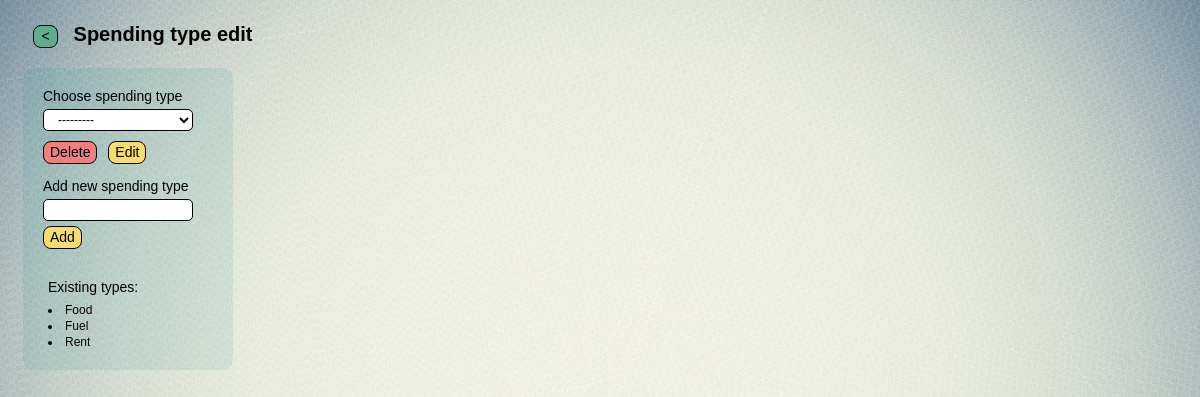
Page /finance/home_wlt/4/add_spending_type/ on the committed database.
### finance/models.py (models this page shows)
class Spending_type(models.Model):
    name = models.CharField(max_length=30, db_index=True, unique=True,  verbose_name ='spending type')
    def __str__(self):
        return self.name
    class Meta:
        verbose_name = 'spending type'
        verbose_name_plural = 'spending types'
        ordering = ['name']

### finance/views.py (the view, shortened to what this page needs)
# urls.py: path('home_wlt/<int:w_pk>/add_spending_type/', add_spending_type, name='add_spending_type'),
def add_spending_type(request, w_pk):#_________________________________________add_spending_type
    current_wlt = get_object_or_404(Wallet, pk=w_pk)
    message = None
    form = Form_add_spending_type(request.POST or None, prefix="form")
    return render(request, 'finance/tmplt_add_spending_type.html', {
        'form': form,
        'w_pk': w_pk,
        'current_wlt': current_wlt,
        'message': message
    })

### finance/forms.py
class Form_add_spending_type(forms.Form):#______________________________________________Form_add_spending_type
    choices = forms.ModelChoiceField(
        queryset=Spending_type.objects.all(),
        required=False,
        label="Choose spending type",
        widget=forms.Select(attrs={'style': 'width: 150px;'}))
    new_value = forms.CharField(
        max_length=255,
        required=False,
        label="Add new spending type",
        widget=forms.TextInput(attrs={'style': 'width: 150px;'}))

### finance/templates/finance/tmplt_add_spending_type.html (shortened to what this page needs)
{% extends 'layout/basic.html' %}
{% load static %}
{% block header %}
    <h1>
        {% if request.GET.choice %}
            <button class="btn nav_btn btn_green"
                    onclick="location.href='{% url 'home_wlt' current_wlt.pk %}calendar/?{% for key, value in request.GET.items %}{{ key }}={{ value }}&{% endfor %}'">
                < </button>
        {% else %}
            <button class="btn nav_btn btn_green" onclick="location.href='{% url 'home_wlt' w_pk %}'"> < </button>
        {% endif %}
        Spending type edit
    </h1>
{% endblock %}
{% block left_side %}
    <div class="container_dark">
        <form method="POST">
            <label>{{ form.choices.label }}</label><br>
            <div style="margin:5px 10px 10px 0px;">
                {{ form.choices }}
            </div>
             <div>
                <button class="btn nav_btn btn_red" type="submit" name="delete">Delete</button>
                <button class="btn nav_btn " type="submit" name="edit">Edit</button>
             </div>
            <label>{{ form.new_value.label }}</label><br>
             <div style="margin:5px 10px 10px 0px;">
                {{ form.new_value }}
             </div>
            <div>
                <button class="btn nav_btn" type="submit" name="add">Add</button>
            </div>
        </form>
        {% if form.choices.field.queryset.exists %}
            <p class="msg">Existing types:</p>
            {% for spending in form.choices.field.queryset %}
                <li class="types_lst">{{ spending }}</li>
            {% endfor %}
        {% endif %}
    </div>
{% endblock %}

### finance/static/finance/style.css (style rules this page uses)
body { background-image: url('bg_v2.jpg'); background-size: cover; background-repeat: no-repeat; background-position: center; font-family: Arial, sans-serif; text-decoration: none; color: black; appearance: none; -webkit-appearance: none; -moz-appearance: none; }
h1 { font-size: 20px; font-weight: bold; margin: 15px 30px 0px 15px; }
.btn { border: 1px solid black; line-height: 1.1; cursor: pointer; transition: transform 0.2s; text-decoration: none; word-wrap: break-word; text-align: center; border-radius: 8px; }
.nav_btn { background-color: rgb(247, 220, 111); width: fit-content; min-width: 25px; height: 23px; margin: 0px 7px 0px 0px; font-size: 14px; }
.btn_red { background-color: #f08080; }
.btn_green { background-color: rgb(98, 171, 143); margin: 10px 10px 10px 10px }
.container_dark { margin: 10px; padding:10px; background-color: rgba(0, 139, 139, 0.1); border-radius: 10px; }
form { font-size: 14px; padding: 10px 10px 15px 10px; margin: 0px 0px 0px 0px; }
input[type="text"], [type="number"], textarea { padding: 0px 5px 0px 10px; height: 22px; width: 100px; margin: 0px 10px -5px 0px; border: 1px solid black; font-size: 12px; border-radius: 5px; }
select { font-size: 12px; padding: 2px 10px 2px 10px; margin: 0px 5px 0px 0px; background-color: white; border: 0.5px solid black; cursor: pointer; border-radius: 5px; height: 22px; }
.msg { margin: 15px; font-size: 14px; }
.types_lst { margin: 15px; font-size: 12px; line-height: 0.1 }

### rows in the picture
Spending_type: name "Food"
Spending_type: name "Fuel"
Spending_type: name "Rent"
